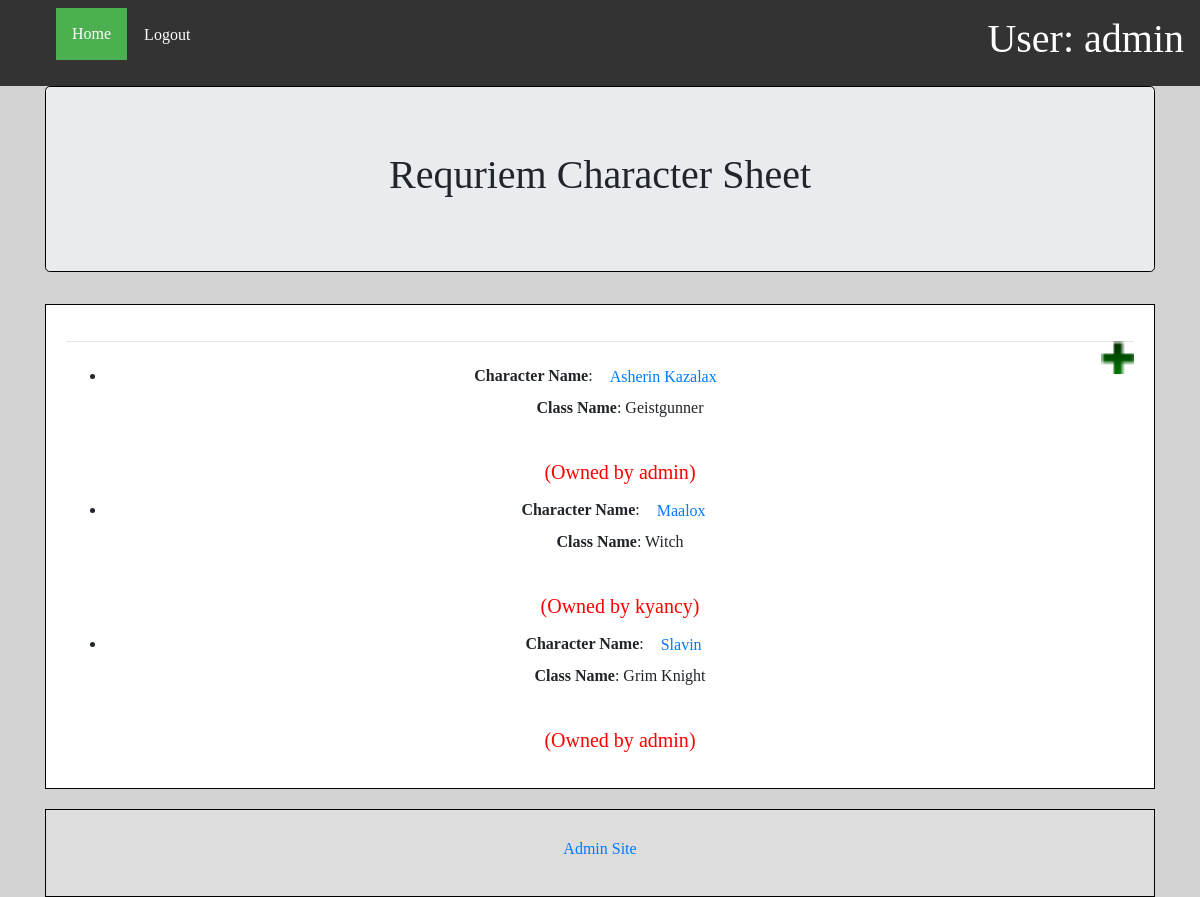
The page /user/ (signed in) on the database its author committed.
### StoryApp/models.py (models this page shows, shortened)
class PlayerCharacterModel(models.Model):
    full_name = models.CharField(max_length=50, null=True)
    current_gold = models.IntegerField(default=0,)
    username = models.ForeignKey(User, on_delete=models.SET_NULL, null=True, blank=True,)
    strength = models.IntegerField(default=0)
    magic = models.IntegerField(default=0)
    skill = models.IntegerField(default=0)
    speed = models.IntegerField(default=0)
    faith = models.IntegerField(default=0)
    resistance = models.IntegerField(default=0)
    defence = models.IntegerField(default=0)
    constitution = models.IntegerField(default=0)
    movement = models.IntegerField(default=0)
    classFK = models.ForeignKey(CharacterClassesModel, on_delete=models.SET_NULL, null=True, blank=True)

class CharacterClassesModel(models.Model):
    class_name = models.CharField(max_length=200,)
    hit_points = models.IntegerField(default=0)
    strength = models.IntegerField(default=0)
    magic = models.IntegerField(default=0)
    skill = models.IntegerField(default=0)
    speed = models.IntegerField(default=0)
    faith = models.IntegerField(default=0)
    resistance = models.IntegerField(default=0)
    defence = models.IntegerField(default=0)
    constitution = models.IntegerField(default=0)
    movement = models.IntegerField(default=0, null=True)
    description = models.TextField(max_length=1000,null=True)
    def __str__(self):
        return self.class_name

### StoryApp/views.py (the view)
# urls.py: path('user/',views.index, name='index'),
@login_required
def index(request):
    form_list = PlayerCharacterModel.objects.all()
    context = {'form_list': form_list}
    return render(request, 'StoryApp/index.html', context)

### StoryApp/templates/StoryApp/index.html (shortened to what this page needs)
{% extends "StoryApp/base.html" %}
{% block navi %}
    <li class="logout" align="right">
        <a href="{% url 'logout' %}" class="btn btn-link">Logout</a>
    </li>
{% endblock %}
{% block maininfo %}
{% if form_list %}
<div align="center">
    <a href="{% url 'post_new' %}"><img align="right" src="../../static/StoryApp/images/plus.png" height="33" width="33" title="Add New Family Account"/></a>
    <hr/>
</div>
<ul>
    {% for eachItem in form_list %}
    <li><b>Character Name</b>: <a href="{% url 'detail' pk=eachItem.pk %}" class="btn btn-link">{{ eachItem.full_name }}</a>
        <p><b>Class Name</b>: {{ eachItem.classFK }}
        </li>
    <br/>
    {% if user.is_authenticated %}
    {% if user.username == 'admin' %}
    <div style="color: red">
        <h5>
            (Owned by {{ eachItem.username }})
        </h5>
    </div>
    {% elif user.username == 'student' %}
    <div style="color: red">
        <h5>
            (Owned by {{ eachItem.username }})
        </h5>
    </div>
    {% endif %}
    {% endif %}
    {% endfor %}
</ul>
{% else %}
<div align="center">
    <a href="{% url 'post_new' %}"><img align="right" src="../../static/StoryApp/images/plus.png" height="33" width="33" title="Add New Family Account"/></a>
    <hr/>
</div>
<h1 align="center">Add a Character</h1>
{% endif %}
{% endblock %}
{% block footer %}
{% if user.is_authenticated %}
{% if user.username == 'admin' %}
<div align="center">
    <footer>
        <h5>
            <a href="{% url 'admin:index' %}" class="btn btn-link" target="_blank">Admin Site</a>
        </h5>
    </footer>
</div>
{% else %}
<h5> || A NightxGamer Website || </h5>
{% endif %}
{% endif %}
{% endblock %}

### StoryApp/templates/StoryApp/base.html (shortened to what this page needs)
{% load static %}
<html lang="en">
<head>
    <link rel="stylesheet" href="{% static 'StoryApp/css/StoryApp.css' %}">
    <link rel="stylesheet" href="{% static 'StoryApp/bootstrap/bootstrap.css' %}">
</head>
<body>
<div class="navbar">
    <ul>
        <li><a class="active" href="{% url 'userindex' %}">Home</a></li>
        {% block navi %}
        {% endblock %}
    </ul>
    <div class="userSignCheck">
        {% if user.is_authenticated %}
        <h1>User: {{ user.get_username }}</h1>
        {% else %}
        <h1>Not Logged IN</h1>
        {% endif %}
    </div>
</div>
<div class="container">
    <div class="jumbotron" align="center">
        <h1>Requriem Character Sheet</h1>
    </div>
    <div class="mainInfo" style="border: black thin solid" align="center">
        {% block maininfo %}
        {% endblock %}
    </div>
    <div class="footer" style="border: black thin solid">
        {% block footer %}
        {% endblock %}
    </div>
</div>
</body>
</html>

### StoryApp/static/StoryApp/css/StoryApp.css (style rules this page uses)
.jumbotron { border: black thin solid; }
.navbar { list-style-type: none; margin: 0; padding: 0; overflow: hidden; background-color: #333; }
.navbar li { list-style-type: none; float: left; }
.userSignCheck { color: white; }
.navbar li a { display: block; color: white; text-align: center; padding: 14px 16px; text-decoration: none; }
.mainInfo { background-color: white; padding: 20px; margin-top: 20px; }
.navbar .active { background-color: #4CAF50; }
.footer { padding: 20px; text-align: center; background: #ddd; margin-top: 20px; }

### StoryApp/templates/StoryApp/base.html (style rules this page uses)
body { background-color: lightgray; font-family: 'Spicy Rice', cursive; }

### rows shown on the page
PlayerCharacterModel: full_name "Asherin Kazalax", classFK "Geistgunner", username "admin"
PlayerCharacterModel: full_name "Maalox", classFK "Witch", username "kyancy"
PlayerCharacterModel: full_name "Slavin", classFK "Grim Knight", username "admin"

### other values the page prints
{{ user.get_username }} "admin"
